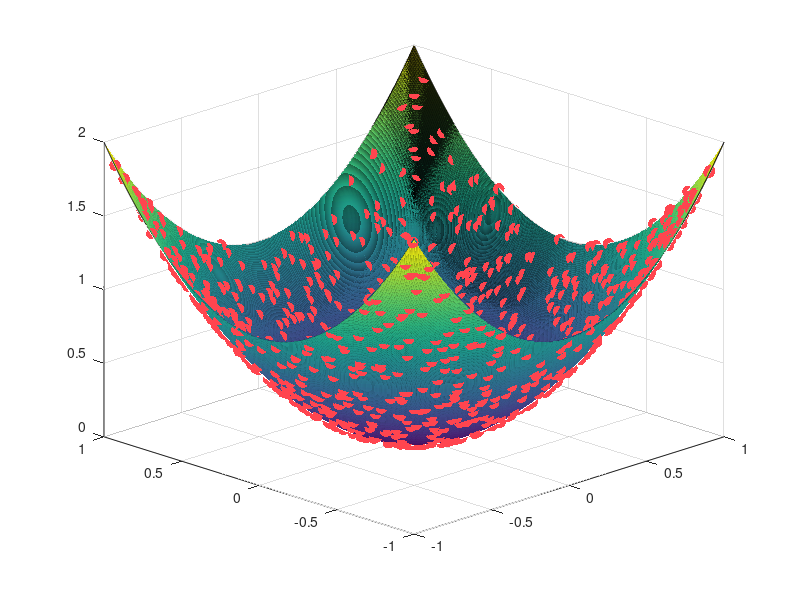

MATLAB code for this plot: (Note: this script raises an error after producing the figure.)
% -------------------------------------------------------------------------
% Neural Networks
%
% In this script we implement a neural network approximation of the
% function f(x1,x2) = x1^2 + x2^2. The network architecture has two hidden
% layers, the first with a logistic activation function and the second 
% linear. The result is a network in the form w2*sigma(w1*x + b) which 
% mimics Cybenko's universal approximators. Network training is performed 
% by randomizing all network parameters and performing gradient descent. 
% The loss function is taken to be the mean square error between the 
% network output and the true output over all of the training data.   
%
% Note that results can potentially be improved by training longer (more 
% gradient descent steps - 'steps' in script), using a larger width (n in 
% script), and/or adjusting the learning rate (lr in script). 
% 
% To replicate the results from the text, load in the data from the file
% nn_data.mat. This includes the training data, learned w1,w2, and b, the
% loss over all gradient descent updates, and the learning rate (lr).
%
% This script accompanies Section 3.2 of Data-Driven Methods for
% Dynamic Systems. 
%
% Author: Jason J. Bramburger
% -------------------------------------------------------------------------

% Clean workspace
clear all; close all; clc

%% Initializations

% Network parameters
lr = 0.1;
n = 100; % hidden layer width

% Parameter initializations
w1 = rand(n,2);
w2 = rand(1,n);
b = zeros(n,1);

% Training data generation
    % To reproduce the example from the text load nn_data.mat
% load nn_data.mat
k = 1000;
x = 2*rand(2,k) - 1; % x is in R^2
y = dot(x,x); % y = x1^2 + x2^2

% Plot training data points
[x1p, x2p] = meshgrid(linspace(-1,1,1000),linspace(-1,1,1000));
figure(1)
hold on
view(-45,25)
surf(x1p,x2p,x1p.^2 + x2p.^2)
plot3(x(1,:),x(2,:),y,'.','Color',[1 69/255 79/255],'MarkerSize',25)
grid on
alpha 0.6
shading interp
colormap gray
xlabel('$x_1$','Interpreter','Latex')
ylabel('$x_2$','Interpreter','Latex')
zlabel('$y$','Interpreter','Latex')
set(gca,'FontSize',16)

%% Network training

% Number of gradient descent iterations
steps = 1e5;

% Initial loss
layer1 = ( 1./( 1 + exp(1).^(-w1*x - repmat(b,1,k)) ) );
network = w2*layer1;
loss(1) = (1/k)*norm(y - network)^2;

fprintf('step: 0 ----> loss %12.8f\n',0,loss(1));

% Gradient descent
for s = 1:steps
  
    % Compute gradients
     % Network gradients
    dgdw2 = layer1;
    dgdw1_1 = w2'.*layer1.*(1 - layer1).*x(1,:);
    dgdw1_2 = w2'.*layer1.*(1 - layer1).*x(2,:);
    dgdb = w2'.*layer1.*(1 - layer1);
    
     % Loss gradients
    dLdw2 = -(2/k)*dgdw2*(y - network)';
    dLdw1 = [-(2/k)*dgdw1_1*(y - network)' -(2/k)*dgdw1_2*(y - network)'];
    dLdb = -(2/k)*dgdb*(y - network)';
    
    % Updates
    b = b - lr*dLdb;
    w1 = w1 - lr*dLdw1;
    w2 = w2 - lr*dLdw2';
    
    % Compute new loss value
    layer1 = ( 1./( 1 + exp(1).^(-w1*x - repmat(b,1,k)) ) );
    network = w2*layer1;
    loss(s+1) = (1/k)*norm(y - network)^2;
    
    % Print loss
    fprintf('step: %12.0d ----> loss %12.8f\n',s+1,loss(s+1));
    
end

%% Plot Solution Surface

xspace = [x1p(:) x2p(:)]';
trainedNN =  w2*( 1./( 1 + exp(1).^(-w1*xspace - repmat(b,1,1000^2)) ) );
trainedNN = reshape(trainedNN,[1000 1000]);

figure(2)
hold on
view(-45,25)
surf(x1p,x2p,trainedNN)
grid on
alpha 0.8
shading interp
colormap gray
xlabel('$x_1$','Interpreter','Latex')
ylabel('$x_2$','Interpreter','Latex')
zlabel('$y$','Interpreter','Latex')
set(gca,'FontSize',16)

%% Plot error

figure(3)
hold on
surf(x1p,x2p,abs(x1p.^2 + x2p.^2 - trainedNN))
plot3(x(1,:),x(2,:),y,'.','Color',[0.8 0.8 0.8],'MarkerSize',25)
view(0,90)
shading interp
colorbar
set(gca,'FontSize',16)




